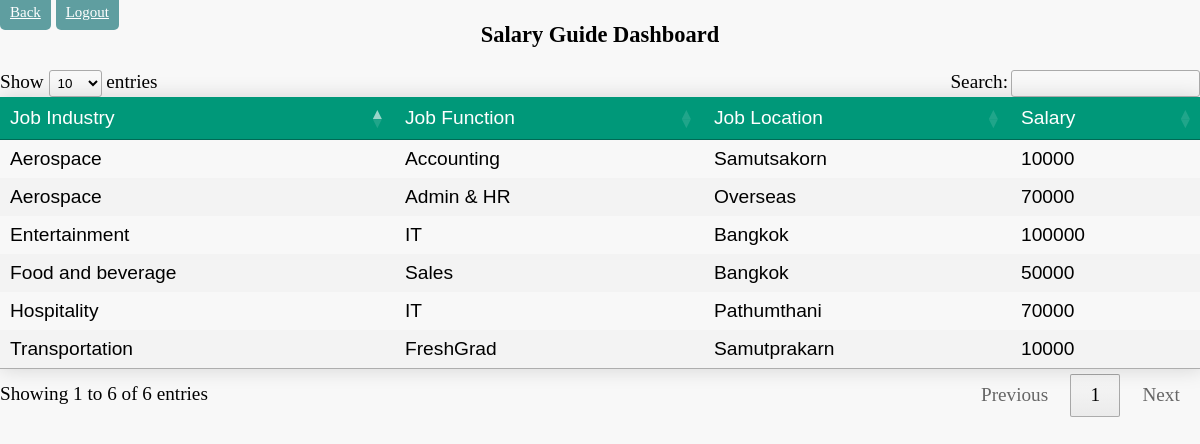
Page /salary_guide.php on the committed database.
### tables this page shows
CREATE TABLE `jobposting` (
  `job_id` int(11) NOT NULL,
  `job_title` varchar(50) NOT NULL,
  `job_indus` varchar(50) NOT NULL,
  `job_function` varchar(50) NOT NULL,
  `job_location` varchar(50) NOT NULL,
  `career_level` varchar(50) NOT NULL,
  `quali_level` varchar(50) NOT NULL,
  `salary` int(11) NOT NULL,
  `job_type` varchar(50) NOT NULL,
  `job_des` text NOT NULL,
  `lang_skill` text NOT NULL,
  `hard_skill` text NOT NULL,
  `soft_skill` text NOT NULL
);

### salary_guide.php (the view, shortened to what this page needs)
<?php
    include('server.php');
 $query ="SELECT * FROM jobposting ORDER BY job_id DESC";
 $result = mysqli_query($conn, $query);
 ?>
 <!DOCTYPE html>
 <html>
     <head>
          <link rel="stylesheet" href="style1.css">
          <link rel="stylesheet" type="text/css" href="//cdn.datatables.net/1.10.11/css/jquery.dataTables.min.css">
     </head>
     <body>
	<nav1>
          <a href="agency_com_form.php " class="btn" >Back</a>
          <a href="Logout.php " class="btn" >Logout</a>
	</nav1>
           <div class="container">
                <h3 align="center">Salary Guide Dashboard</h3>
                <br />
                <div class="table-responsive">
                    <table id="jobposting" class="styled-table" align="center">
                          <thead>
                               <tr>
                                    <td>Job Industry</td>
                                    <td>Job Function</td>
                                    <td>Job Location</td>
                                    <td>Salary</td>
                               </tr>
                          </thead>
                          <?php
                          while($row = mysqli_fetch_array($result))
                          {
                               echo '
                               <tr>
                                    <td>'.$row["job_indus"].'</td>
                                    <td>'.$row["job_function"].'</td>
                                    <td>'.$row["job_location"].'</td>
                                    <td>'.$row["salary"].'</td>
                              </tr>
                              ';
                          }
                          ?>
                     </table>
                </div>
           </div>
           <?php
           include("piechart.php");
           ?>
      </body>
 </html>

### style1.css (style rules this page uses)
.styled-table { border-collapse: collapse; margin: 25px 0; font-size: 1.0em; font-family: sans-serif; min-width: 400px; box-shadow: 0 0 20px rgba(0, 0, 0, 0.15); }
.styled-table thead tr { background-color: #009879; color: #ffffff; text-align: left; }
.styled-table th, .styled-table td { padding: 15px 20px; }
.styled-table tbody tr { border-bottom: 1px solid #dddddd; }
.styled-table tbody tr:nth-of-type(even) { background-color: #f3f3f3; }
.styled-table tbody tr:last-of-type { border-bottom: 2px solid #009879; }
.btn { padding: 10px; font-size: 15px; color: white; background: #009879; border: none; border-radius: 5px; }

### style.css (style rules this page uses)
* { margin: 0; padding: 0; }
body { font-size: 120%; background: #f8f8f8; }
.btn { padding: 10px; font-size: 15px; color: white; background: #5f9ea0; border: none; border-radius: 5px; }

### rows in the picture
jobposting: job_indus "Aerospace", job_function "Accounting", job_location "Samutsakorn", salary "10000"
jobposting: job_indus "Hospitality", job_function "IT", job_location "Pathumthani", salary "70000"
jobposting: job_indus "Transportation", job_function "FreshGrad", job_location "Samutprakarn", salary "10000"
jobposting: job_indus "Aerospace", job_function "Admin & HR", job_location "Overseas", salary "70000"
jobposting: job_indus "Food and beverage", job_function "Sales", job_location "Bangkok", salary "50000"
jobposting: job_indus "Entertainment", job_function "IT", job_location "Bangkok", salary "100000"
